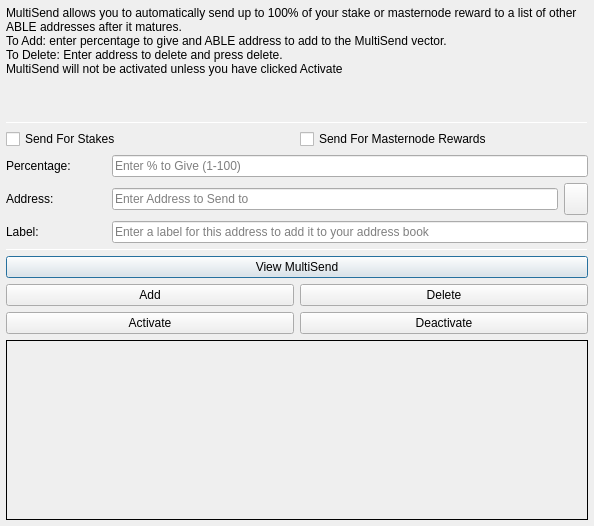
<?xml version="1.0" encoding="UTF-8"?>
<ui version="4.0">
 <class>MultiSendDialog</class>
 <widget class="QDialog" name="MultiSendDialog">
  <property name="windowModality">
   <enum>Qt::NonModal</enum>
  </property>
  <property name="geometry">
   <rect>
    <x>0</x>
    <y>0</y>
    <width>594</width>
    <height>526</height>
   </rect>
  </property>
  <property name="windowTitle">
   <string>MultiSend</string>
  </property>
  <layout class="QVBoxLayout" name="verticalLayout" stretch="0">
   <property name="margin">
    <number>6</number>
   </property>
   <item>
    <layout class="QVBoxLayout" name="verticalLayout_Main" stretch="1,1,1,0,1,1,1">
     <item>
      <widget class="QLabel" name="label_2">
       <property name="lineWidth">
        <number>1</number>
       </property>
       <property name="text">
        <string>MultiSend allows you to automatically send up to 100% of your stake or masternode reward to a list of other ABLE addresses after it matures.
To Add: enter percentage to give and ABLE address to add to the MultiSend vector.
To Delete: Enter address to delete and press delete.
MultiSend will not be activated unless you have clicked Activate</string>
       </property>
       <property name="alignment">
        <set>Qt::AlignLeading|Qt::AlignLeft|Qt::AlignTop</set>
       </property>
       <property name="wordWrap">
        <bool>true</bool>
       </property>
      </widget>
     </item>
     <item>
      <widget class="Line" name="line">
       <property name="minimumSize">
        <size>
         <width>0</width>
         <height>1</height>
        </size>
       </property>
       <property name="maximumSize">
        <size>
         <width>16777215</width>
         <height>1</height>
        </size>
       </property>
       <property name="orientation">
        <enum>Qt::Horizontal</enum>
       </property>
      </widget>
     </item>
     <item>
      <layout class="QVBoxLayout" name="verticalLayout_Settings">
       <item>
        <layout class="QHBoxLayout" name="horizontalLayout">
         <item>
          <widget class="QCheckBox" name="multiSendStakeCheckBox">
           <property name="text">
            <string>Send For Stakes</string>
           </property>
          </widget>
         </item>
         <item>
          <widget class="QCheckBox" name="multiSendMasternodeCheckBox">
           <property name="text">
            <string>Send For Masternode Rewards</string>
           </property>
          </widget>
         </item>
        </layout>
       </item>
       <item>
        <layout class="QHBoxLayout" name="horizontalLayout_6">
         <item>
          <widget class="QLabel" name="label">
           <property name="minimumSize">
            <size>
             <width>100</width>
             <height>0</height>
            </size>
           </property>
           <property name="toolTip">
            <string>Percentage of stake to send</string>
           </property>
           <property name="text">
            <string>Percentage:</string>
           </property>
          </widget>
         </item>
         <item>
          <widget class="QLineEdit" name="multiSendPercentEdit">
           <property name="toolTip">
            <string>Enter whole numbers 1 - 100</string>
           </property>
           <property name="placeholderText">
            <string>Enter % to Give (1-100)</string>
           </property>
          </widget>
         </item>
        </layout>
       </item>
       <item>
        <layout class="QHBoxLayout" name="horizontalLayout_7">
         <item>
          <widget class="QLabel" name="label_5">
           <property name="minimumSize">
            <size>
             <width>100</width>
             <height>0</height>
            </size>
           </property>
           <property name="toolTip">
            <string>Address to send portion of stake to</string>
           </property>
           <property name="text">
            <string>Address:</string>
           </property>
          </widget>
         </item>
         <item>
          <widget class="QLineEdit" name="multiSendAddressEdit">
           <property name="toolTip">
            <string/>
           </property>
           <property name="placeholderText">
            <string>Enter Address to Send to</string>
           </property>
          </widget>
         </item>
         <item>
          <widget class="QToolButton" name="addressBookButton">
           <property name="maximumSize">
            <size>
             <width>16777215</width>
             <height>32</height>
            </size>
           </property>
           <property name="toolTip">
            <string>Choose an address from the address book</string>
           </property>
           <property name="text">
            <string/>
           </property>
           <property name="icon">
            <iconset resource="../able.qrc">
             <normaloff>:/icons/address-book</normaloff>:/icons/address-book</iconset>
           </property>
           <property name="shortcut">
            <string>Alt+A</string>
           </property>
          </widget>
         </item>
        </layout>
       </item>
      </layout>
     </item>
     <item>
      <layout class="QHBoxLayout" name="horizontalLayout_3">
       <item>
        <widget class="QLabel" name="label_3">
         <property name="minimumSize">
          <size>
           <width>100</width>
           <height>0</height>
          </size>
         </property>
         <property name="text">
          <string>Label:</string>
         </property>
        </widget>
       </item>
       <item>
        <widget class="QLineEdit" name="labelAddressLabelEdit">
         <property name="placeholderText">
          <string>Enter a label for this address to add it to your address book</string>
         </property>
        </widget>
       </item>
      </layout>
     </item>
     <item>
      <widget class="Line" name="line_2">
       <property name="minimumSize">
        <size>
         <width>0</width>
         <height>1</height>
        </size>
       </property>
       <property name="maximumSize">
        <size>
         <width>16777215</width>
         <height>1</height>
        </size>
       </property>
       <property name="orientation">
        <enum>Qt::Horizontal</enum>
       </property>
      </widget>
     </item>
     <item>
      <layout class="QVBoxLayout" name="verticalLayout_Buttons">
       <item>
        <layout class="QHBoxLayout" name="horizontalLayout_4">
         <item>
          <widget class="QPushButton" name="viewButton">
           <property name="toolTip">
            <string/>
           </property>
           <property name="statusTip">
            <string>View MultiSend Vector</string>
           </property>
           <property name="text">
            <string>View MultiSend</string>
           </property>
          </widget>
         </item>
        </layout>
       </item>
       <item>
        <layout class="QHBoxLayout" name="horizontalLayout_2">
         <item>
          <widget class="QPushButton" name="addButton">
           <property name="toolTip">
            <string/>
           </property>
           <property name="statusTip">
            <string>Add to MultiSend Vector</string>
           </property>
           <property name="text">
            <string>Add</string>
           </property>
          </widget>
         </item>
         <item>
          <widget class="QPushButton" name="deleteButton">
           <property name="toolTip">
            <string/>
           </property>
           <property name="statusTip">
            <string>Delete Address From MultiSend Vector</string>
           </property>
           <property name="text">
            <string>Delete</string>
           </property>
          </widget>
         </item>
        </layout>
       </item>
       <item>
        <layout class="QHBoxLayout" name="horizontalLayout_5">
         <item>
          <widget class="QPushButton" name="activateButton">
           <property name="statusTip">
            <string>Activate MultiSend</string>
           </property>
           <property name="text">
            <string>Activate</string>
           </property>
          </widget>
         </item>
         <item>
          <widget class="QPushButton" name="disableButton">
           <property name="statusTip">
            <string>Deactivate MultiSend</string>
           </property>
           <property name="text">
            <string>Deactivate</string>
           </property>
          </widget>
         </item>
        </layout>
       </item>
      </layout>
     </item>
     <item>
      <widget class="QLabel" name="message">
       <property name="minimumSize">
        <size>
         <width>0</width>
         <height>180</height>
        </size>
       </property>
       <property name="frameShape">
        <enum>QFrame::Panel</enum>
       </property>
       <property name="frameShadow">
        <enum>QFrame::Plain</enum>
       </property>
       <property name="lineWidth">
        <number>1</number>
       </property>
       <property name="midLineWidth">
        <number>1</number>
       </property>
       <property name="text">
        <string/>
       </property>
       <property name="alignment">
        <set>Qt::AlignLeading|Qt::AlignLeft|Qt::AlignTop</set>
       </property>
       <property name="wordWrap">
        <bool>true</bool>
       </property>
      </widget>
     </item>
    </layout>
   </item>
  </layout>
 </widget>
 <resources>
  <include location="../able.qrc"/>
 </resources>
 <connections/>
</ui>
